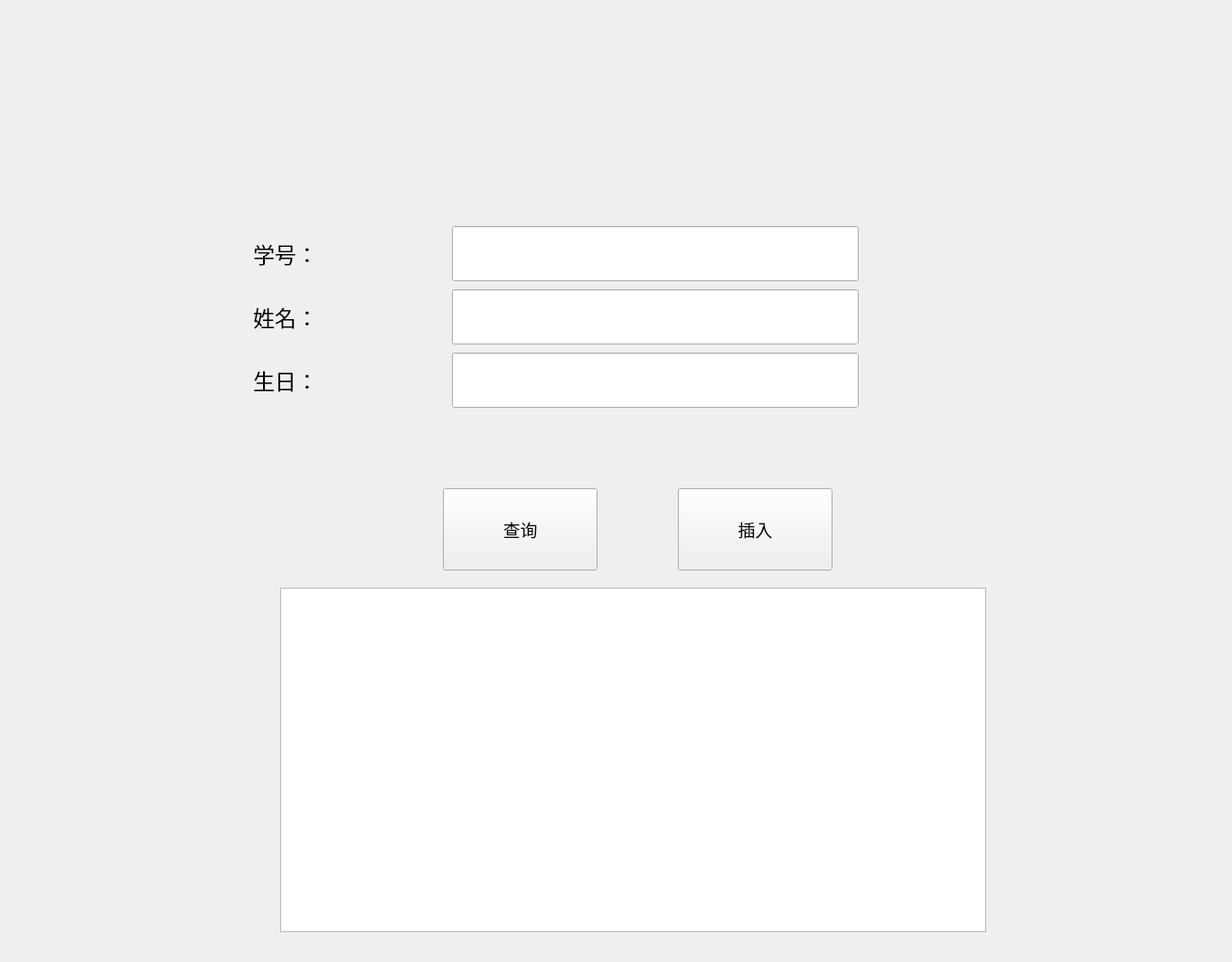
<?xml version="1.0" encoding="UTF-8"?>
<ui version="4.0">
 <class>Widget</class>
 <widget class="QWidget" name="Widget">
  <property name="geometry">
   <rect>
    <x>0</x>
    <y>0</y>
    <width>1363</width>
    <height>1064</height>
   </rect>
  </property>
  <property name="windowTitle">
   <string>Widget</string>
  </property>
  <widget class="QLabel" name="name">
   <property name="geometry">
    <rect>
     <x>280</x>
     <y>320</y>
     <width>171</width>
     <height>61</height>
    </rect>
   </property>
   <property name="text">
    <string>&lt;html&gt;&lt;head/&gt;&lt;body&gt;&lt;p&gt;&lt;span style=&quot; font-size:18pt;&quot;&gt;姓名：&lt;/span&gt;&lt;/p&gt;&lt;/body&gt;&lt;/html&gt;</string>
   </property>
  </widget>
  <widget class="QLabel" name="id">
   <property name="geometry">
    <rect>
     <x>280</x>
     <y>250</y>
     <width>171</width>
     <height>61</height>
    </rect>
   </property>
   <property name="text">
    <string>&lt;html&gt;&lt;head/&gt;&lt;body&gt;&lt;p&gt;&lt;span style=&quot; font-size:18pt;&quot;&gt;学号：&lt;/span&gt;&lt;/p&gt;&lt;/body&gt;&lt;/html&gt;</string>
   </property>
  </widget>
  <widget class="QLabel" name="birth">
   <property name="geometry">
    <rect>
     <x>280</x>
     <y>390</y>
     <width>171</width>
     <height>61</height>
    </rect>
   </property>
   <property name="text">
    <string>&lt;html&gt;&lt;head/&gt;&lt;body&gt;&lt;p&gt;&lt;span style=&quot; font-size:18pt;&quot;&gt;生日：&lt;/span&gt;&lt;/p&gt;&lt;/body&gt;&lt;/html&gt;</string>
   </property>
  </widget>
  <widget class="QLineEdit" name="birth_line">
   <property name="geometry">
    <rect>
     <x>500</x>
     <y>390</y>
     <width>450</width>
     <height>61</height>
    </rect>
   </property>
  </widget>
  <widget class="QLineEdit" name="id_line">
   <property name="geometry">
    <rect>
     <x>500</x>
     <y>250</y>
     <width>450</width>
     <height>61</height>
    </rect>
   </property>
  </widget>
  <widget class="QLineEdit" name="name_line">
   <property name="geometry">
    <rect>
     <x>500</x>
     <y>320</y>
     <width>450</width>
     <height>61</height>
    </rect>
   </property>
  </widget>
  <widget class="QPushButton" name="shearch">
   <property name="geometry">
    <rect>
     <x>490</x>
     <y>540</y>
     <width>171</width>
     <height>91</height>
    </rect>
   </property>
   <property name="font">
    <font>
     <pointsize>14</pointsize>
    </font>
   </property>
   <property name="text">
    <string>查询</string>
   </property>
  </widget>
  <widget class="QPushButton" name="insert">
   <property name="geometry">
    <rect>
     <x>750</x>
     <y>540</y>
     <width>171</width>
     <height>91</height>
    </rect>
   </property>
   <property name="font">
    <font>
     <pointsize>14</pointsize>
    </font>
   </property>
   <property name="text">
    <string>插入</string>
   </property>
  </widget>
  <widget class="QTableView" name="tableView">
   <property name="enabled">
    <bool>true</bool>
   </property>
   <property name="geometry">
    <rect>
     <x>310</x>
     <y>650</y>
     <width>781</width>
     <height>381</height>
    </rect>
   </property>
  </widget>
 </widget>
 <resources/>
 <connections/>
</ui>
